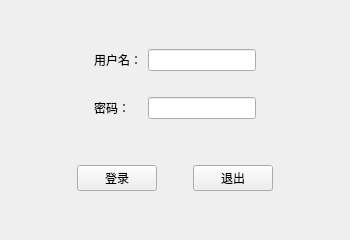
<?xml version="1.0" encoding="UTF-8"?>
<ui version="4.0">
 <class>MainWindow</class>
 <widget class="QMainWindow" name="MainWindow">
  <property name="geometry">
   <rect>
    <x>0</x>
    <y>0</y>
    <width>350</width>
    <height>240</height>
   </rect>
  </property>
  <property name="minimumSize">
   <size>
    <width>350</width>
    <height>240</height>
   </size>
  </property>
  <property name="maximumSize">
   <size>
    <width>350</width>
    <height>240</height>
   </size>
  </property>
  <property name="windowTitle">
   <string>登录</string>
  </property>
  <widget class="QWidget" name="centralwidget">
   <layout class="QVBoxLayout" name="verticalLayout">
    <item>
     <widget class="QWidget" name="widget" native="true">
      <property name="sizePolicy">
       <sizepolicy hsizetype="Preferred" vsizetype="Fixed">
        <horstretch>0</horstretch>
        <verstretch>0</verstretch>
       </sizepolicy>
      </property>
      <layout class="QGridLayout" name="gridLayout">
       <property name="leftMargin">
        <number>0</number>
       </property>
       <property name="topMargin">
        <number>0</number>
       </property>
       <property name="rightMargin">
        <number>0</number>
       </property>
       <property name="bottomMargin">
        <number>0</number>
       </property>
       <item row="0" column="1">
        <widget class="QLabel" name="label">
         <property name="text">
          <string>用户名：</string>
         </property>
        </widget>
       </item>
       <item row="2" column="1">
        <widget class="QLabel" name="label_2">
         <property name="text">
          <string>密码：</string>
         </property>
        </widget>
       </item>
       <item row="2" column="2">
        <widget class="QLineEdit" name="lineEdit_2">
         <property name="echoMode">
          <enum>QLineEdit::EchoMode::Password</enum>
         </property>
        </widget>
       </item>
       <item row="0" column="2">
        <widget class="QLineEdit" name="lineEdit"/>
       </item>
       <item row="0" column="3">
        <spacer name="horizontalSpacer_5">
         <property name="orientation">
          <enum>Qt::Orientation::Horizontal</enum>
         </property>
         <property name="sizeHint" stdset="0">
          <size>
           <width>40</width>
           <height>20</height>
          </size>
         </property>
        </spacer>
       </item>
       <item row="0" column="0">
        <spacer name="horizontalSpacer_4">
         <property name="orientation">
          <enum>Qt::Orientation::Horizontal</enum>
         </property>
         <property name="sizeHint" stdset="0">
          <size>
           <width>40</width>
           <height>20</height>
          </size>
         </property>
        </spacer>
       </item>
       <item row="1" column="2">
        <spacer name="verticalSpacer">
         <property name="orientation">
          <enum>Qt::Orientation::Vertical</enum>
         </property>
         <property name="sizeHint" stdset="0">
          <size>
           <width>20</width>
           <height>20</height>
          </size>
         </property>
        </spacer>
       </item>
      </layout>
     </widget>
    </item>
    <item>
     <widget class="QWidget" name="widget_3" native="true">
      <property name="sizePolicy">
       <sizepolicy hsizetype="Preferred" vsizetype="Fixed">
        <horstretch>0</horstretch>
        <verstretch>0</verstretch>
       </sizepolicy>
      </property>
      <layout class="QHBoxLayout" name="horizontalLayout_4">
       <property name="leftMargin">
        <number>0</number>
       </property>
       <property name="topMargin">
        <number>0</number>
       </property>
       <property name="rightMargin">
        <number>0</number>
       </property>
       <property name="bottomMargin">
        <number>0</number>
       </property>
       <item>
        <spacer name="horizontalSpacer">
         <property name="orientation">
          <enum>Qt::Orientation::Horizontal</enum>
         </property>
         <property name="sizeHint" stdset="0">
          <size>
           <width>40</width>
           <height>20</height>
          </size>
         </property>
        </spacer>
       </item>
       <item>
        <widget class="QPushButton" name="pushButton">
         <property name="text">
          <string>登录</string>
         </property>
        </widget>
       </item>
       <item>
        <spacer name="horizontalSpacer_3">
         <property name="orientation">
          <enum>Qt::Orientation::Horizontal</enum>
         </property>
         <property name="sizeType">
          <enum>QSizePolicy::Policy::Fixed</enum>
         </property>
         <property name="sizeHint" stdset="0">
          <size>
           <width>30</width>
           <height>20</height>
          </size>
         </property>
        </spacer>
       </item>
       <item>
        <widget class="QPushButton" name="pushButton_2">
         <property name="text">
          <string>退出</string>
         </property>
        </widget>
       </item>
       <item>
        <spacer name="horizontalSpacer_2">
         <property name="orientation">
          <enum>Qt::Orientation::Horizontal</enum>
         </property>
         <property name="sizeHint" stdset="0">
          <size>
           <width>40</width>
           <height>20</height>
          </size>
         </property>
        </spacer>
       </item>
      </layout>
     </widget>
    </item>
   </layout>
  </widget>
 </widget>
 <resources/>
 <connections/>
</ui>
